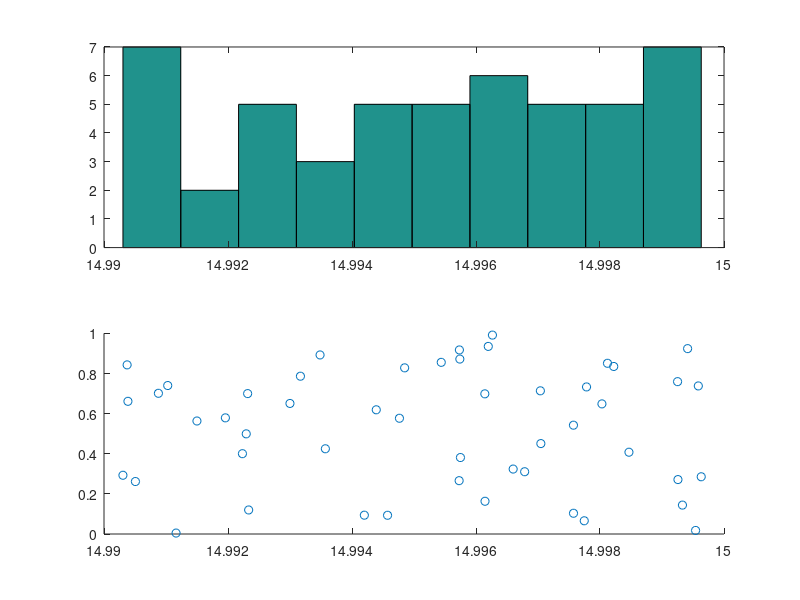

MATLAB code for this plot:
function monte_carlo_wevelength_15()
gama=mc_wl_15();
disp(gama);
subplot(2,1,1);
hist(gama);
subplot(2,1,2);
y=rand(50,1);
scatter(gama,y);
end
function wevelength=mc_wl_15()
rund_numbers=1:30;
wevelength=1:50;
field1=0;
field2=0;
field3=0;
for h=1:50
for i=1:30
   rund_numbers(i)=get_rand_number(14.990,15.001);
end
for j=1:30
    if rund_numbers(j)>=14.999673 && rund_numbers(j)<15.000326
        field1=field1+1;
    elseif rund_numbers(j)>=15.000326 && rund_numbers(j)<15.001
        field2=field2+1;
    elseif rund_numbers(j)>=14.990  && rund_numbers(j)<14.999673
        field3=field3+1;
    end
end

if field1> field2 && field1> field3  
    wevelength(h)=get_rand_number(14.999673,15.000326);
elseif field2> field1 && field2> field3  
    wevelength(h)=get_rand_number(15.000326,15.001);
elseif field3> field1 && field3> field2  
    wevelength(h)=get_rand_number(14.990,14.999673);
end
field1=0;
field2=0;
field3=0;
end

end
function rand_num=get_rand_number(lower,upper)
    range = upper-lower;
    choice = rand();
    rand_num=lower + range*choice;
end
